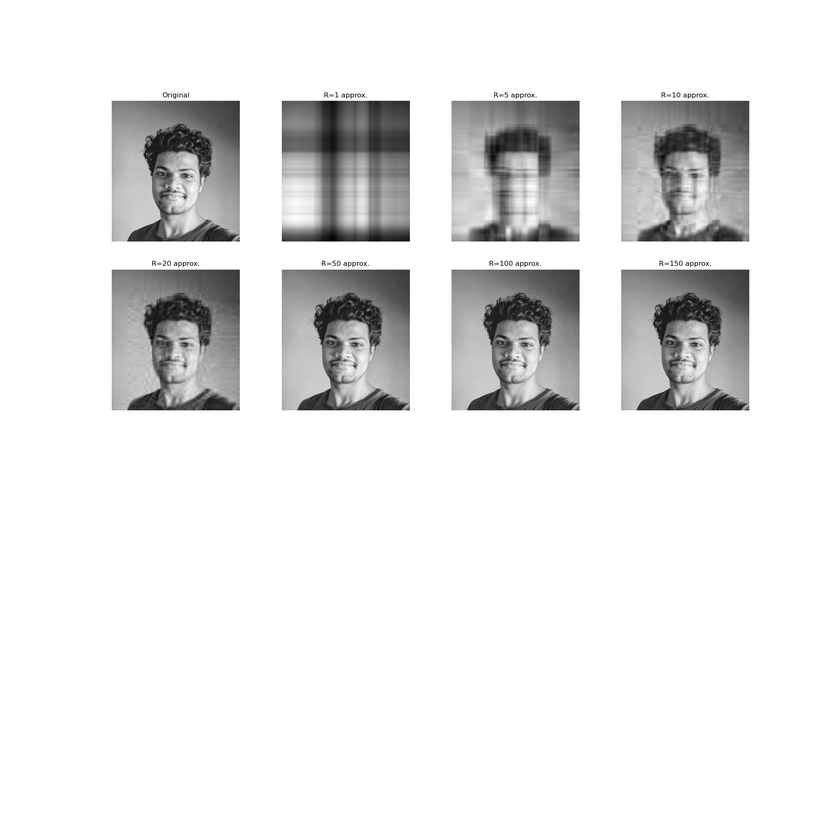
#> input picture SVD/images/images.png, 840 x 840 px, shrunk from 2000 x 2000 before the run
$ python image_approximation.py --image_path images/images.png
#> lines starting #> are read from the running program, lines starting #| are printed output that depends on the picture
from math import ceil
from tqdm import tqdm
import os
import argparse
import imageio

import numpy as np
import matplotlib.pyplot as plt

from PIL import Image, ImageDraw, ImageFont

def read_image(path:str)->np.ndarray:
    """
    Read an image from a path.
    """
    X = Image.open(path)
    X = np.array(X)
    X = np.mean(X, axis=-1)
    return X

def plot_image_lst(image_lst, ranks):
    """
    Plot a list of images.
    """
    plt.figure(figsize=(20, 20))
    plt.tight_layout()

    for i in range(len(image_lst)):
        plt.subplot(ceil(len(image_lst)/2), ceil(len(image_lst)/2), i+1)
        if i == 0:
            plt.title('Original')
        else:
            plt.title(f'R={ranks[i-1]} approx.')
        plt.imshow(image_lst[i], cmap='gray')
        plt.axis('off')
    plt.savefig('images/images.png')
    plt.show()

def plot_singular_values(s: np.ndarray):
    """
    Plot the singular values.
    """
    plt.figure(figsize=(20, 20))
    plt.tight_layout()

    plt.semilogy(s, '-o', label='Singular Values')
    plt.xlabel('Rank')
    plt.ylabel('Energy')
    plt.title('Singular Values')
    plt.savefig('images/singular_values.png')
    plt.show()

# Calculate the cumulative sum of the singular values and plot it.
def plot_cumulative_sum_singular(s: np.ndarray):
    """
    Plot the cumulative sum of the singular values.
    """
    plt.figure(figsize=(20, 20))
    plt.tight_layout()

    plt.plot(np.cumsum(s)/np.sum(s), '-o', label='Cumulative Sum')
    plt.xlabel('Rank')
    plt.ylabel('% STD. Variation')
    plt.title('Cumulative sum of singular values')
    plt.savefig('images/cumulative_sum_singular.png')
    plt.show()

def run(
    image_path:str,
    plot_images:bool=True,
    plot_singular:bool=True,
    plot_cumulative_singular:bool=True,
    run_for_k_ranks = False,
    k_rank = 150
):
    """
    Run the SVD algorithm.
    args:
        image_path:str, Path to the image.
        plot_images:bool, Plot the images.
        plot_singular:bool, Plot the singular values.
        plot_cumulative_singular:bool, Plot the cumulative sum of the singular values.
        run_for_k_ranks:bool, Run the algorithm for a specific ranges of rank.
        k_rank:int, Range of rank to run the algorithm for.
    """
    assert os.path.exists(image_path), f'{image_path} does not exist.'
    assert image_path.endswith('.png') or image_path.endswith('.jpg'), f'{image_path} is not an image.'

    # Check for directories and create appropriate directories.
    image_name = image_path.split('/')[-1].split('.')[0]

    if not os.path.exists('images'):
        os.mkdir('images')
    if not os.path.exists('images/' + image_name):
        os.mkdir('images/' + image_name)

    # some constants
    font = ImageFont.truetype('.fonts/NunitoSans-BoldItalic.ttf', size=60)
    ranks = [1, 5, 10, 20, 50, 100,150]
    image_lst = []

    # read the image
    X = read_image(image_path)
    print(f'Image shape: {X.shape}\n')
    print('Running SVD...\n')

    # run the SVD algorithm
    U, s, V = np.linalg.svd(X, full_matrices=False) # Return the Economy SVD of a matrix.
    print(
        f'Left Singular Vectors shape: {U.shape}, Singular Values shape: {s.shape}, Right Singular Vectors shape: {V.shape}\n'
    )
    # Overwrite the ranks list to create a interpolated list of ranks.
    if run_for_k_ranks:
        plot_images = False
        plot_singular = False
        plot_cumulative_singular = False
        ranks = [k for k in range(2, k_rank+2, 2)]
        compressed_image = []
        for rank in tqdm(ranks, desc='Approximating image...'):
            X_approx = U[:, :rank] @ np.diag(s[:rank]) @ V[:rank, :]
            save_img = Image.fromarray(X_approx).convert('L')
            draw_img = ImageDraw.Draw(save_img)
            draw_img.text((20, 20), f'Rank {rank} approxiamtion', font=font, fill=(255))
            # save_img.save(f'images/{image_name}/{image_name}_rank{rank}_approximation.jpg')
            compressed_image.append(np.array(save_img).astype(np.uint8))
        print('Writing images to Video...\n')
        imageio.mimwrite(f'images/{image_name}/{image_name}_image_approximation.mp4', compressed_image)
        compressed_image = []
        print('Done!')

    if plot_images:
        image_lst.append(X)
        for rank in ranks:
            X_approx = U[:, :rank] @ np.diag(s[:rank]) @ V[:rank, :]
            image_lst.append(X_approx)
        plot_image_lst(image_lst, ranks)

    if plot_singular:
        plot_singular_values(s)

    if plot_cumulative_singular:
        plot_cumulative_sum_singular(s)

def main():
    argparser = argparse.ArgumentParser()
    argparser.add_argument('--image_path', type=str, required=True, help='Path to the image.')
    argparser.add_argument('--plot_images', type=int, default=1, help='Plot the all images.')
    argparser.add_argument('--plot_singular', type=int, default=1, help='Plot the singular values on logarithmic scale.')
    argparser.add_argument('--plot_cumulative_singular', type=int, default=1, help='Plot the cumulative sum of the singular values.')
    argparser.add_argument('--run_for_k_ranks', type=int, default=0, help='Run the algorithm for a specific range of rank.')
    argparser.add_argument('--k_rank', type=int, default=150, help='Range of rank to run the algorithm for.')
    args = argparser.parse_args()

    run(
        image_path=args.image_path,
        plot_images=bool(args.plot_images),
        plot_singular=bool(args.plot_singular),
        plot_cumulative_singular=bool(args.plot_cumulative_singular),
        run_for_k_ranks=bool(args.run_for_k_ranks),
        k_rank=args.k_rank
    )
#> in read_image, X is the input picture: PIL image 840x840 RGBA; mean R, G, B, A 230.2, 230.2, 230.2, 255
#> in read_image, `X = np.mean(X, axis=-1)`:
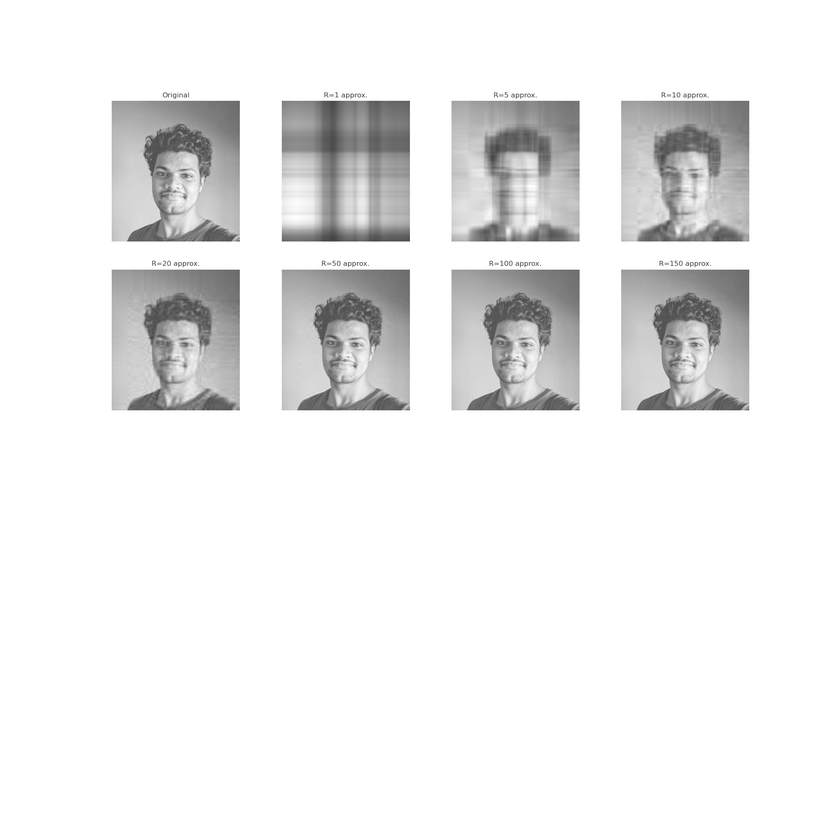
#> X: shape (840, 840) float64; min 63.75, max 255, mean 236.4
#| Image shape: (840, 840)
#> in run, `U, s, V = np.linalg.svd(X, full_matrices=False)`:
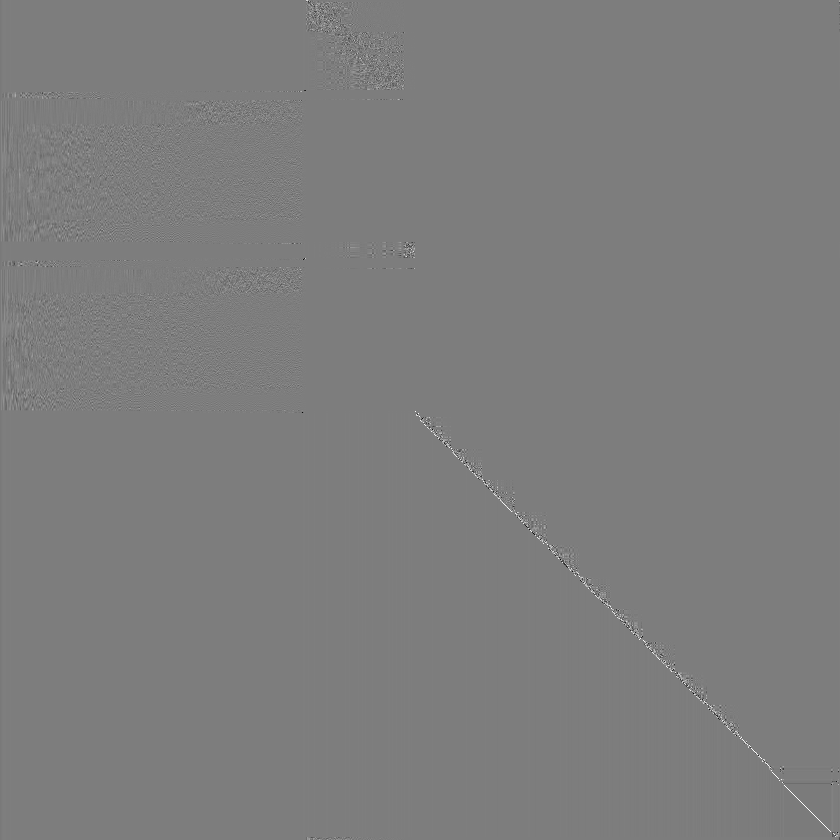
#> U: shape (840, 840) float64; min -0.973, max 0.999, mean -3.65e-05; drawn with min black and max white
#> in run, `U, s, V = np.linalg.svd(X, full_matrices=False)`: s = 840 values, max 200227.2 at index 0, min 8.5e-12 at index 839, mean 331.4
#| Left Singular Vectors shape: (840, 840), Singular Values shape: (840,), Right Singular Vectors shape: (840, 840)
#> the loop in run, `for rank in ranks:` made 7 passes
#> pass 1, in run, `X_approx = U[:, :rank] @ np.diag(s[:rank]) @ V[:rank, :]`:
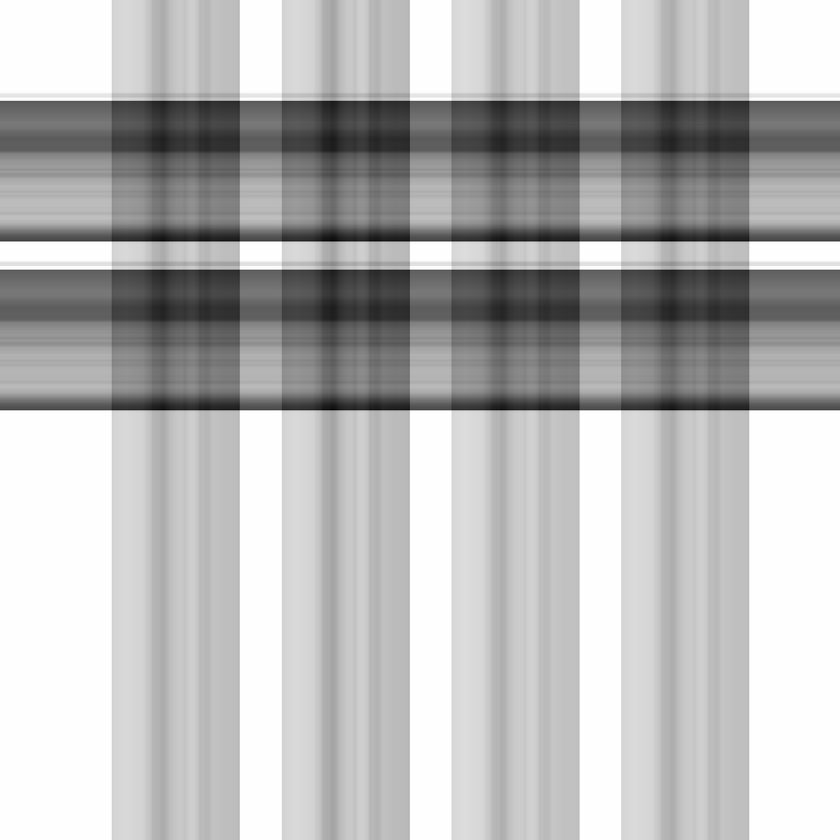
#> X_approx: shape (840, 840) float64; min 150.2, max 270.7, mean 236.6; drawn with min black and max white
#> pass 3, in run, `X_approx = U[:, :rank] @ np.diag(s[:rank]) @ V[:rank, :]`:
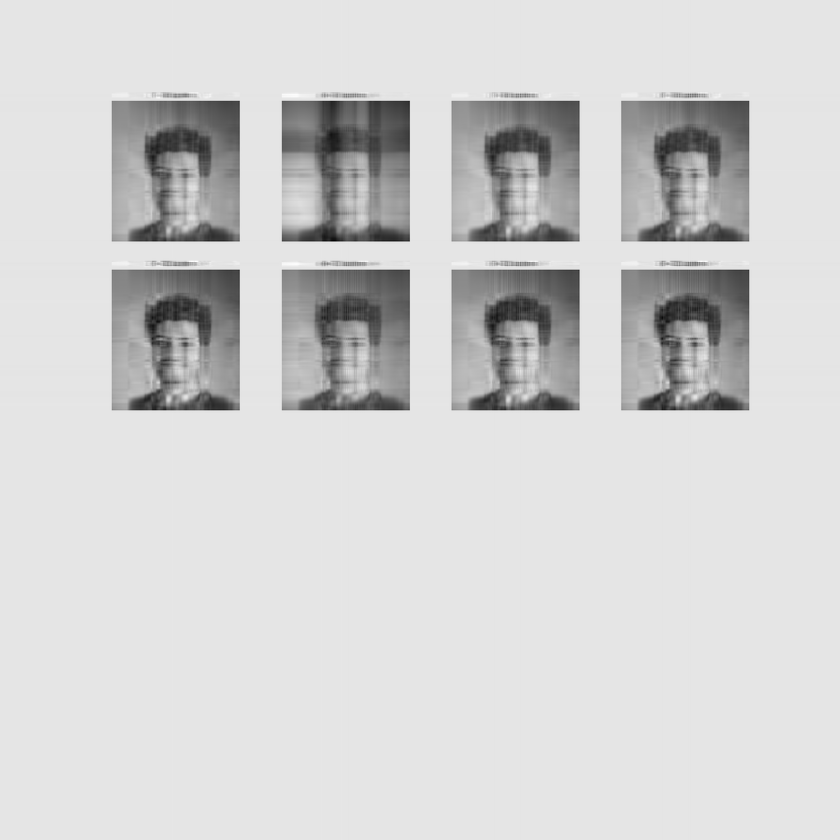
#> X_approx: shape (840, 840) float64; min 41.2, max 278.8, mean 236.4; drawn with min black and max white
#> after the loop in run, `for rank in ranks:`: image_lst = 8 items
#> the loop in plot_image_lst, `for i in range(len(image_lst)):` made 8 passes
#> in plot_image_lst, `plt.savefig('images/images.png')`:
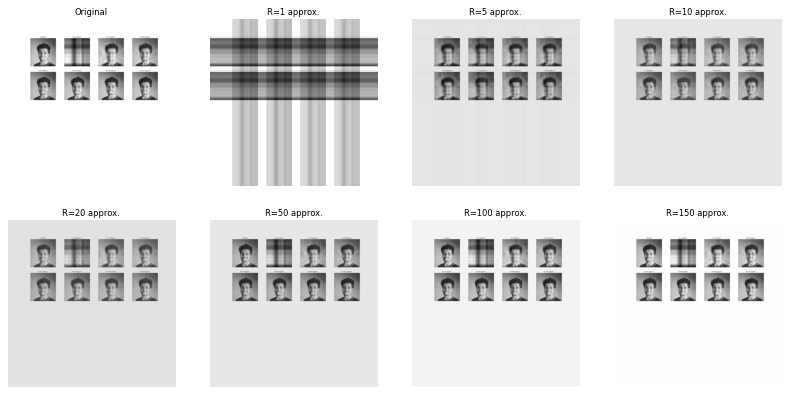
#> figure drawn by matplotlib, 8 panels
#> in plot_singular_values, `plt.savefig('images/singular_values.png')`:
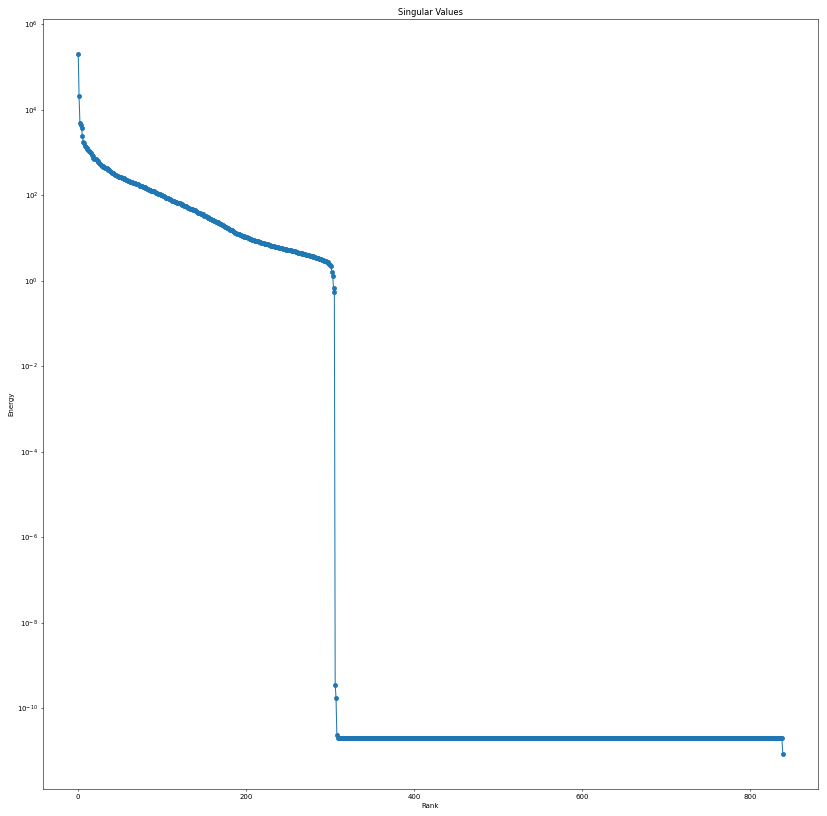
#> figure drawn by matplotlib, 1 panel; curve peaks at x = 0, y = 200227.2
#> in plot_cumulative_sum_singular, `plt.savefig('images/cumulative_sum_singular.png')`:
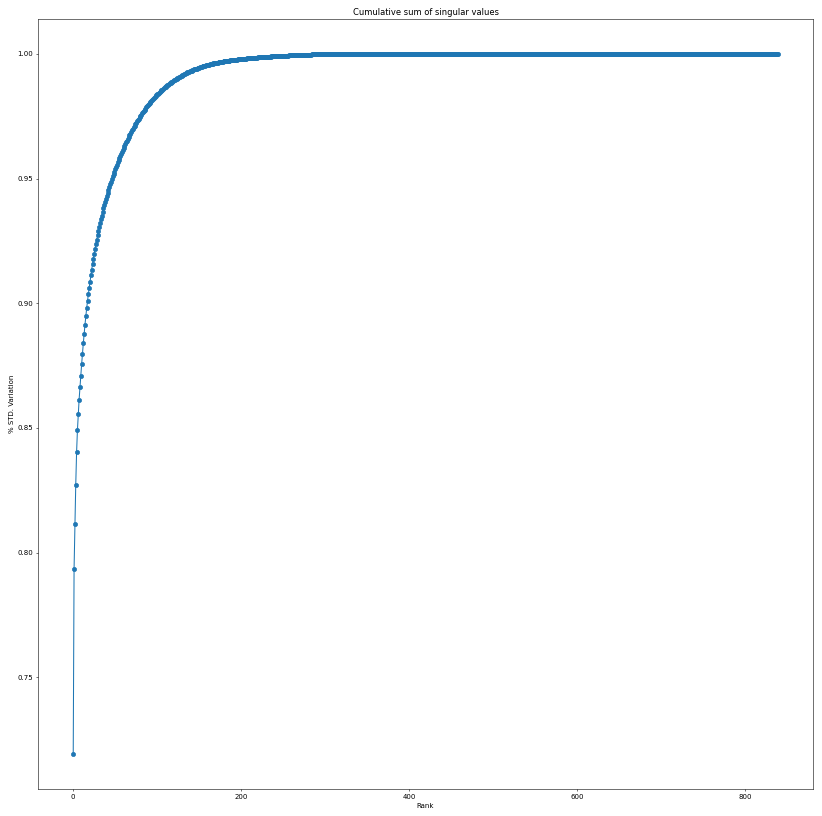
#> figure drawn by matplotlib, 1 panel; curve peaks at x = 307, y = 1

if __name__=="__main__":
    main()
